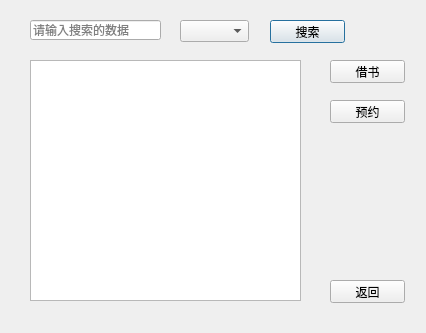
<?xml version="1.0" encoding="UTF-8"?>
<ui version="4.0">
 <class>SearchDialog</class>
 <widget class="QDialog" name="SearchDialog">
  <property name="geometry">
   <rect>
    <x>0</x>
    <y>0</y>
    <width>426</width>
    <height>333</height>
   </rect>
  </property>
  <property name="windowTitle">
   <string>搜索</string>
  </property>
  <property name="styleSheet">
   <string notr="true">background-image: url(:/new/myimage/image/2background.png);</string>
  </property>
  <widget class="QLineEdit" name="lineEdit">
   <property name="geometry">
    <rect>
     <x>30</x>
     <y>20</y>
     <width>131</width>
     <height>20</height>
    </rect>
   </property>
   <property name="placeholderText">
    <string>请输入搜索的数据</string>
   </property>
  </widget>
  <widget class="QComboBox" name="comboBox">
   <property name="geometry">
    <rect>
     <x>180</x>
     <y>20</y>
     <width>69</width>
     <height>22</height>
    </rect>
   </property>
  </widget>
  <widget class="QPushButton" name="searchpushButton">
   <property name="geometry">
    <rect>
     <x>270</x>
     <y>20</y>
     <width>75</width>
     <height>23</height>
    </rect>
   </property>
   <property name="sizePolicy">
    <sizepolicy hsizetype="Fixed" vsizetype="Fixed">
     <horstretch>0</horstretch>
     <verstretch>0</verstretch>
    </sizepolicy>
   </property>
   <property name="text">
    <string>搜索</string>
   </property>
  </widget>
  <widget class="QTableView" name="tableView">
   <property name="geometry">
    <rect>
     <x>30</x>
     <y>60</y>
     <width>271</width>
     <height>241</height>
    </rect>
   </property>
  </widget>
  <widget class="QPushButton" name="existpushButton">
   <property name="geometry">
    <rect>
     <x>330</x>
     <y>280</y>
     <width>75</width>
     <height>23</height>
    </rect>
   </property>
   <property name="sizePolicy">
    <sizepolicy hsizetype="Fixed" vsizetype="Fixed">
     <horstretch>0</horstretch>
     <verstretch>0</verstretch>
    </sizepolicy>
   </property>
   <property name="text">
    <string>返回</string>
   </property>
  </widget>
  <widget class="QPushButton" name="bopushButton">
   <property name="geometry">
    <rect>
     <x>330</x>
     <y>60</y>
     <width>75</width>
     <height>23</height>
    </rect>
   </property>
   <property name="sizePolicy">
    <sizepolicy hsizetype="Fixed" vsizetype="Fixed">
     <horstretch>0</horstretch>
     <verstretch>0</verstretch>
    </sizepolicy>
   </property>
   <property name="text">
    <string>借书</string>
   </property>
  </widget>
  <widget class="QPushButton" name="respushButton">
   <property name="geometry">
    <rect>
     <x>330</x>
     <y>100</y>
     <width>75</width>
     <height>23</height>
    </rect>
   </property>
   <property name="sizePolicy">
    <sizepolicy hsizetype="Fixed" vsizetype="Fixed">
     <horstretch>0</horstretch>
     <verstretch>0</verstretch>
    </sizepolicy>
   </property>
   <property name="text">
    <string>预约</string>
   </property>
  </widget>
 </widget>
 <resources/>
 <connections/>
</ui>
